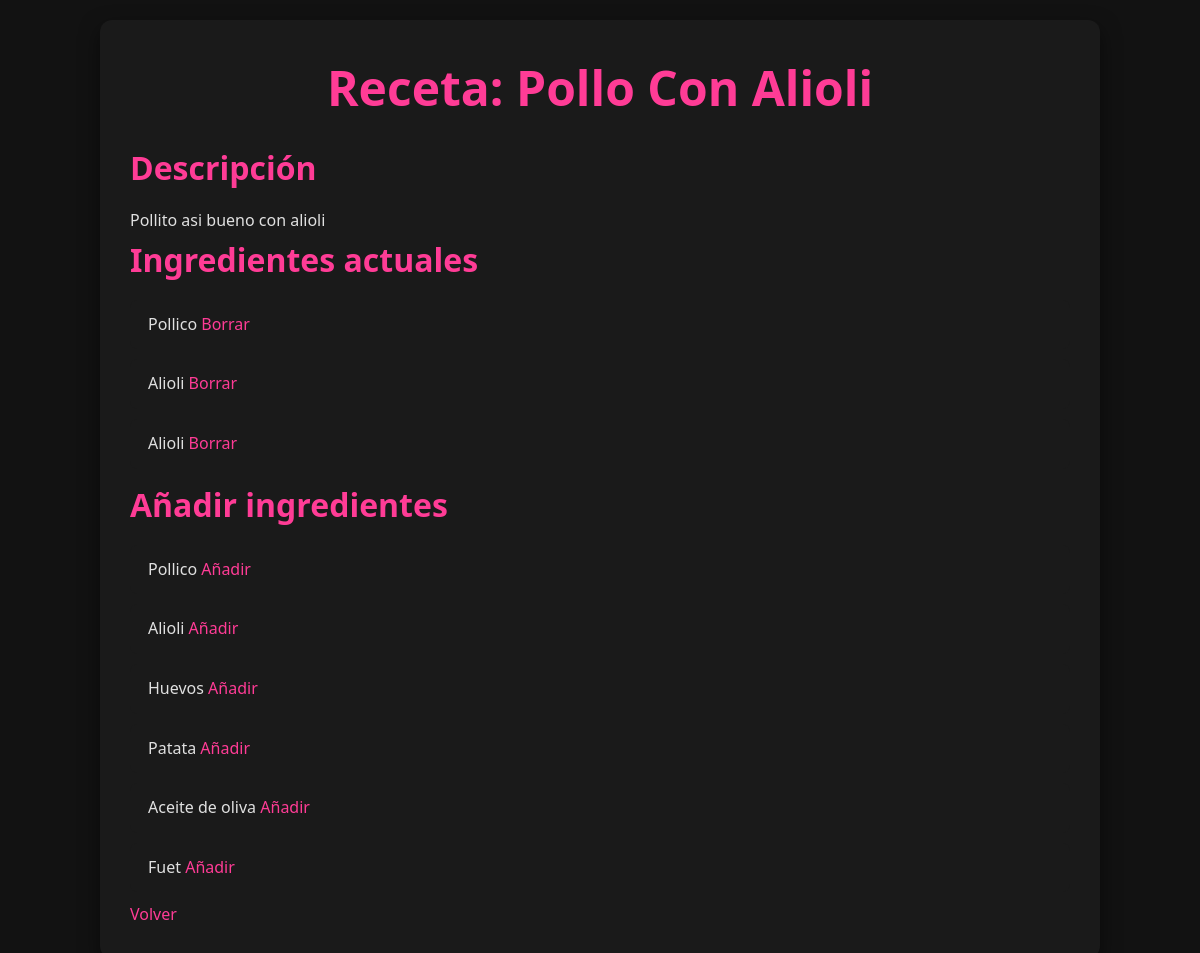
Before: /receta/1 with the older database file.
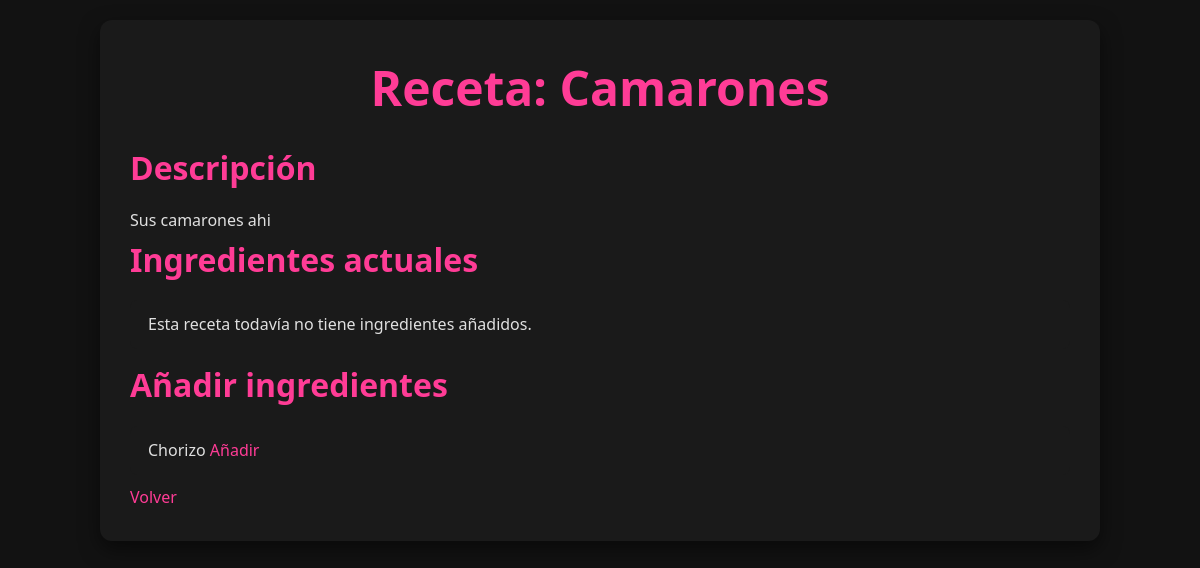
After: the same page with the newer database file.
### app/models.py (models this page shows, shortened)
class Receta(models.Model):
    nombre = models.CharField(max_length=100)
    descripcion = models.TextField()
    ingredientes = models.ManyToManyField('Ingrediente', through='IngredienteReceta')

class Ingrediente(models.Model):
    nombre = models.CharField(max_length=100)
    fecha_caducidad = models.DateField(null=True, blank=True)
    categoria = models.ForeignKey(CategoriaIngrediente, on_delete=models.CASCADE, null = True)
    refrigerado = models.BooleanField(default=False)
    cantidad = models.FloatField(null=True, blank=True)
    precio = models.FloatField(null=True, blank=True)

### app/views.py (the view)
# urls.py: path('receta/<int:pk>', views.receta_detalles, name='receta_detalles'),
def receta_detalles(request, pk):
    receta = get_object_or_404(Receta, pk=pk)
    ingredientes = Ingrediente.objects.all()
    return render(request, 'app/receta.html', {'receta': receta, 'ingredientes': ingredientes})

### app/templates/app/receta.html
{% extends 'app/base.html' %}
{% block contenido %}
<h1>Receta: {{ receta.nombre }}</h1>
<div class="receta-bloques">
    <div>
        <h2>Descripción</h2>
        <ul class="receta-lista">
        {{ receta.descripcion }}
        </ul>
    </div>
    <div>
        <h2>Ingredientes actuales</h2>
        <ul class="receta-lista">
        {% for ingrediente in receta.ingredientes.all %}
            <li>
                <span>{{ ingrediente.nombre }}</span>
                <a href="{% url 'receta_eliminar_ingrediente' receta.pk ingrediente.pk %}" class="btn-accion btn-add"> Borrar </a>
            </li>
        {% empty %}
            <li>
                <span>Esta receta todavía no tiene ingredientes añadidos.</span>
            </li>
        {% endfor %}
        </ul>
    </div>
    <div>
        <h2>Añadir ingredientes</h2>
        <ul class="receta-lista">
        {% for ingrediente in ingredientes %}
            <li>
                <span>{{ ingrediente.nombre }}</span>
                <a href="{% url 'receta_agregar_ingrediente' receta.pk ingrediente.pk %}" class="btn-accion btn-add">Añadir</a>
            </li>
        {% endfor %}
        </ul>
    </div>
</div>
<div class="volver-centro">
  <a href="{% url 'inicio' %}" class="btn-accion btn-volver">Volver</a>
</div>
{% endblock %}

Changed rows visible on the page:
no longer on one of the page's lists (row edited): Ingrediente: nombre "Pollico"
removed Ingrediente: nombre "Alioli"
removed Ingrediente: nombre "Huevos", shown under "Añadir ingredientes"
removed Ingrediente: nombre "Patata", shown under "Añadir ingredientes"
removed Ingrediente: nombre "Aceite de oliva", shown under "Añadir ingredientes"
removed Ingrediente: nombre "Fuet", shown under "Añadir ingredientes"
changed Receta: nombre "Pollo Con Alioli" → "Camarones"; descripcion "Pollito asi bueno con alioli" → "Sus camarones ahi"
changed Ingrediente: nombre "Pollico" → "Chorizo"
Other visible differences:
text now shown: "Esta receta todavía no tiene ingredientes añadidos."
